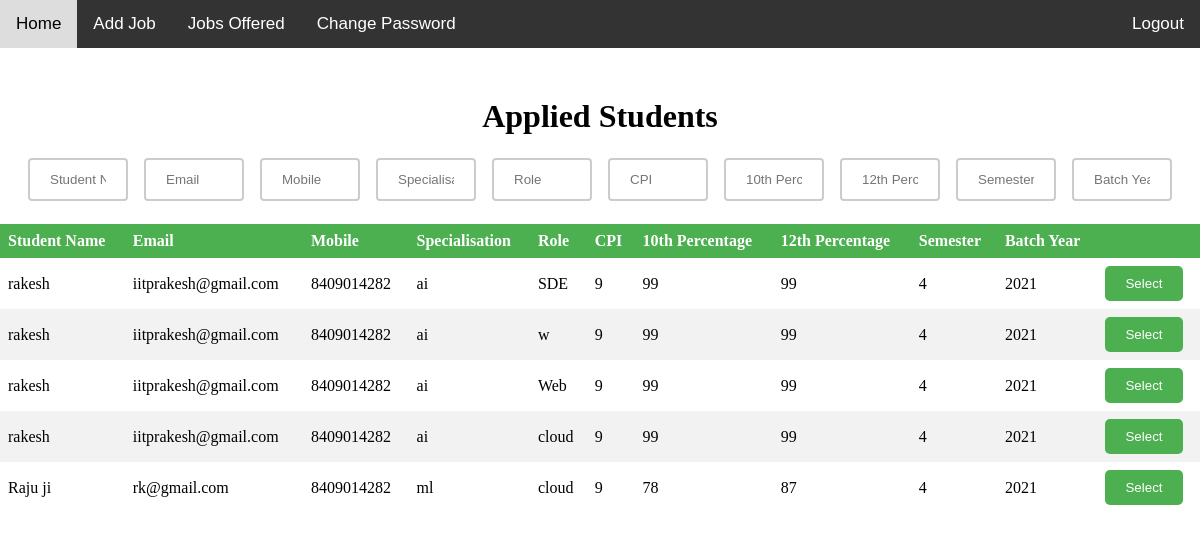
Screenshot of /companyhomepage.php (signed in) with the database file from the repository.
### tables this page shows
CREATE TABLE `student_applied` (
  `student_id` int NOT NULL,
  `company_id` int NOT NULL,
  `job_id` int NOT NULL,
  PRIMARY KEY (`student_id`,`job_id`),
  KEY `job_id` (`job_id`),
  KEY `company_id` (`company_id`),
  CONSTRAINT `student_applied_ibfk_1` FOREIGN KEY (`student_id`) REFERENCES `students` (`id`),
  CONSTRAINT `student_applied_ibfk_2` FOREIGN KEY (`job_id`) REFERENCES `company` (`jobid`),
  CONSTRAINT `student_applied_ibfk_3` FOREIGN KEY (`company_id`) REFERENCES `company_credentials` (`company_id`)
);

CREATE TABLE `students` (
  `id` int NOT NULL AUTO_INCREMENT COMMENT 'Primary Key',
  `name` varchar(100) NOT NULL,
  `email` varchar(100) NOT NULL,
  `password` varchar(100) NOT NULL,
  `age` int NOT NULL,
  `Mobile` decimal(10,0) NOT NULL,
  `specialisation` varchar(100) NOT NULL,
  `semester` int NOT NULL,
  `percentage10` float NOT NULL,
  `percentage12` float NOT NULL,
  `CPI` float NOT NULL,
  `year` int NOT NULL,
  `placed` varchar(3) NOT NULL,
  PRIMARY KEY (`id`),
  UNIQUE KEY `emailId` (`email`)
);

CREATE TABLE `company` (
  `jobid` int NOT NULL AUTO_INCREMENT,
  `email` varchar(100) DEFAULT NULL,
  `company_name` varchar(255) NOT NULL,
  `minimum_cpi` varchar(255) NOT NULL,
  `roles` varchar(50) NOT NULL,
  `ctc` decimal(10,2) NOT NULL,
  `interview_mode` enum('Online','Offline') NOT NULL,
  `interview_type` enum('Written','Interview') NOT NULL,
  `recruitment_since_year` int NOT NULL,
  PRIMARY KEY (`jobid`),
  KEY `email_2` (`email`),
  CONSTRAINT `company_ibfk_2` FOREIGN KEY (`email`) REFERENCES `company_credentials` (`email`)
);

### companyhomepage.php (the view, shortened to what this page needs)
<?php
include 'dp.php';
?>
<!DOCTYPE html>
<html>
<head>
</head>
<body>
    <div class="navbar">
        <a href="companyhomepage.php">Home</a>
        <a href="company_addjob.php">Add Job</a>
        <a href="jobs_offered.php">Jobs Offered</a>
        <form method="post" action="updatepassword.php">
            <a href="updatepassword.php">Change Password</a>
        </form>
        <a href="logout.php" class="logout">Logout</a>
    </div>
    <h1>Applied Students</h1>
    <div id="search">
        <input type="text" placeholder="Student Name" onkeyup="filterTable(0, 'student-applied')">
        <input type="text" placeholder="Email" onkeyup="filterTable(1, 'student-applied')">
        <input type="text" placeholder="Mobile" onkeyup="filterTable(2, 'student-applied')">
        <input type="text" placeholder="Specialisation" onkeyup="filterTable(3, 'student-applied')">
        <input type="text" placeholder="Role" onkeyup="filterTable(4, 'student-applied')">
        <input type="text" placeholder="CPI" onkeyup="filterTable(5, 'student-applied')">
        <input type="text" placeholder="10th Percentage" onkeyup="filterTable(6, 'student-applied')">
        <input type="text" placeholder="12th Percentage" onkeyup="filterTable(7, 'student-applied')">
        <input type="text" placeholder="Semester" onkeyup="filterTable(8, 'student-applied')">
        <input type="text" placeholder="Batch Year" onkeyup="filterTable(9, 'student-applied')">
    </div>
    <table id="student-applied">
        <thead>
            <tr>
                <th onclick="sortTable(0, 'student-applied')">Student Name</th>
                <th onclick="sortTable(1, 'student-applied')">Email</th>
                <th onclick="sortTable(2, 'student-applied')">Mobile</th>
                <th onclick="sortTable(3, 'student-applied')">Specialisation</th>
                <th onclick="sortTable(4, 'student-applied')">Role</th>
                <th onclick="sortTable(5, 'student-applied')">CPI</th>
                <th onclick="sortTable(6, 'student-applied')">10th Percentage</th>
                <th onclick="sortTable(7, 'student-applied')">12th Percentage</th>
                <th onclick="sortTable(8, 'student-applied')">Semester</th>
                <th onclick="sortTable(9, 'student-applied')">Batch Year</th>
                <th></th>
            </tr>
        </thead>
        <tbody>
            <?php
            $email = $_SESSION['email'];
            $sql = "SELECT * FROM company_credentials WHERE email='$email'";
            $result = mysqli_query($conn, $sql);
            $row = mysqli_fetch_assoc($result);
            $id = $row['company_id'];
            $query = "SELECT * FROM student_applied WHERE company_id = $id";
            $result = $conn->query($query);
            while ($row = $result->fetch_assoc()) {
                $student_id = $row['student_id'];
                $job_id = $row['job_id'];
                $job_details_query = "SELECT roles FROM company WHERE jobid=$job_id";
                $job_details_result = $conn->query($job_details_query);
                $job_details = $job_details_result->fetch_assoc();
                $student_info_query = "SELECT * FROM students WHERE id='$student_id'";
                $student_info_result = $conn->query($student_info_query);
                $student_info = $student_info_result->fetch_assoc();
            ?>
                <tr>
                    <td><?php echo $student_info['name']; ?></td>
                    <td><?php echo $student_info['email']; ?></td>
                    <td><?php echo $student_info['Mobile']; ?></td>
                    <td><?php echo $student_info['specialisation']; ?></td>
                    <td><?php echo $job_details['roles']; ?></td>
                    <td><?php echo $student_info['CPI']; ?></td>
                    <td><?php echo $student_info['percentage10']; ?></td>
                    <td><?php echo $student_info['percentage12']; ?></td>
                    <td><?php echo $student_info['semester']; ?></td>
                    <td><?php echo $student_info['year']; ?></td>
                    <td>
                        <form action="select_student.php" method="POST">
                            <input type="submit" name="select" value="Select">
                        </form>
                </tr>
            <?php
            } ?>
        </tbody>
    </table>
</body>
</html>

### companyhomepage.php (style rules this page uses)
* { box-sizing: border-box; margin: 0; padding: 0; }
.navbar { overflow: hidden; background-color: #333; font-family: Arial, sans-serif; }
.navbar a { float: left; color: white; text-align: center; padding: 14px 16px; text-decoration: none; font-size: 17px; }
.navbar a.logout { float: right; }
table { border-collapse: collapse; width: 100%; }
th, td { text-align: left; padding: 8px; }
tr:nth-child(even) { background-color: #f2f2f2; }
th { background-color: #4CAF50; color: white; cursor: pointer; }
h1 { text-align: center; margin-top: 50px; }
#search { display: flex; padding: 10px; justify-content: center; margin: 5px 10px; }
input[type=text] { width: 100%; padding: 12px 20px; margin: 8px; box-sizing: border-box; border: 2px solid #ccc; border-radius: 4px; }
input[type="submit"] { background-color: #4CAF50; color: white; padding: 10px 20px; border: none; border-radius: 5px; cursor: pointer; }

### rows the page displays
student_applied: student.name "rakesh", student.email "iitprakesh@gmail.com", student.Mobile "8409014282", student.specialisation "ai", job.roles "SDE", student.CPI "9", student.percentage10 "99", student.percentage12 "99", student.semester "4", student.year "2021"
student_applied: student.name "rakesh", student.email "iitprakesh@gmail.com", student.Mobile "8409014282", student.specialisation "ai", job.roles "w", student.CPI "9", student.percentage10 "99", student.percentage12 "99", student.semester "4", student.year "2021"
student_applied: student.name "rakesh", student.email "iitprakesh@gmail.com", student.Mobile "8409014282", student.specialisation "ai", job.roles "Web", student.CPI "9", student.percentage10 "99", student.percentage12 "99", student.semester "4", student.year "2021"
student_applied: student.name "rakesh", student.email "iitprakesh@gmail.com", student.Mobile "8409014282", student.specialisation "ai", job.roles "cloud", student.CPI "9", student.percentage10 "99", student.percentage12 "99", student.semester "4", student.year "2021"
student_applied: student.name "Raju ji", student.email "rk@gmail.com", student.Mobile "8409014282", student.specialisation "ml", job.roles "cloud", student.CPI "9", student.percentage10 "78", student.percentage12 "87", student.semester "4", student.year "2021"
